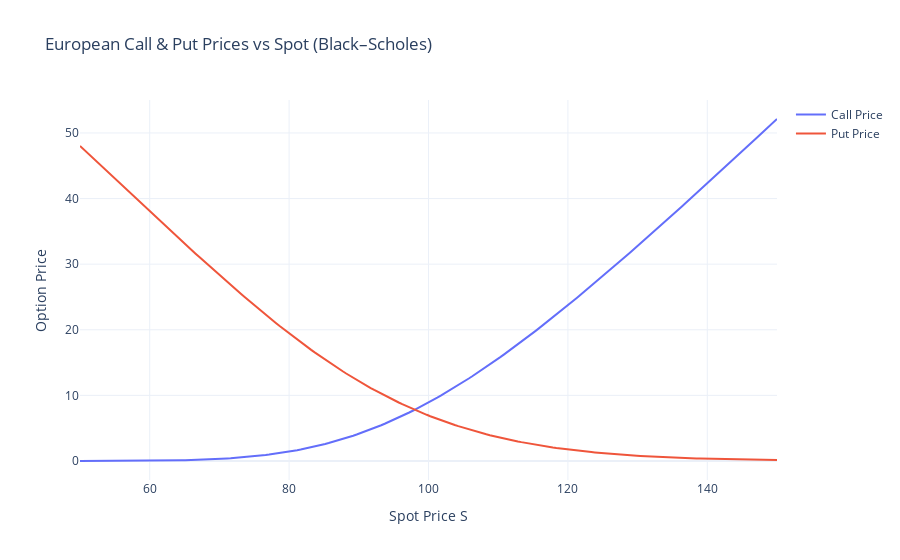

Notebook source saved alongside this figure:
### Markdown cell above
- **Price vs Spot**

### Code cell
# Parameters
K = 100
T = 1.0
r = 0.02
sigma = 0.20

S_grid = np.linspace(50, 150, 200)
call_vals = [bs_call(S, K, T, r, sigma) for S in S_grid]
put_vals = [bs_put(S, K, T, r, sigma) for S in S_grid]

fig = go.Figure()
fig.add_trace(go.Scatter(x=S_grid, y=call_vals, mode="lines", name="Call Price"))
fig.add_trace(go.Scatter(x=S_grid, y=put_vals, mode="lines", name="Put Price"))

fig.update_layout(
    title="European Call & Put Prices vs Spot (Black–Scholes)",
    xaxis_title="Spot Price S",
    yaxis_title="Option Price",
    template="plotly_white"
)

fig.show()

### Figure 1 — Plotly figure (JSON) as saved in the notebook; plotly's stock layout.template omitted (floating-point values rounded to 4 significant figures; data arrays with more than 128 entries replaced by an {"elided": "..."} marker saying what was removed)
{"data": [{"mode": "lines", "name": "Call Price", "type": "scatter", "x": {"elided": "200 float values"}, "y": {"elided": "200 float values"}}, {"mode": "lines", "name": "Put Price", "type": "scatter", "x": {"elided": "200 float values"}, "y": {"elided": "200 float values"}}], "layout": {"title": {"text": "European Call & Put Prices vs Spot (Black–Scholes)"}, "xaxis": {"title": {"text": "Spot Price S"}}, "yaxis": {"title": {"text": "Option Price"}}}}
